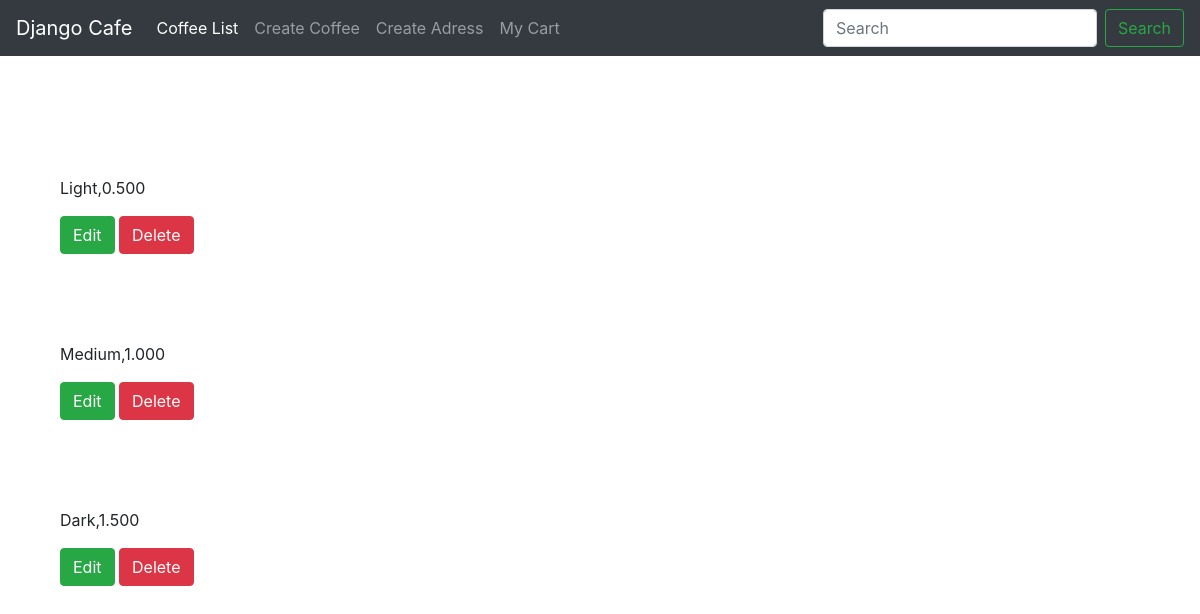
Page /coffee/roastlist/ on the committed database.
### coffee/models.py (models this page shows, shortened)
class Roast(models.Model):
	roast = models.CharField(max_length=20)
	price = models.DecimalField(max_digits=6, decimal_places=3)

### coffee/views.py (the view)
def roast_list(request):
	object_list = Roast.objects.all()
	context = {
	"object_list": object_list
	}
	return render(request, 'roast_list.html', context)

### coffee/templates/roast_list.html
{% extends "base.html" %}
{% block content %}
{% for object in object_list %}
	<div class="col-sm-6">
	<br><br><br>
				<p>{{object.roast}},{{object.price}}</p>
				<p>
				  <a href="{% url 'coffee:roastupdate' post_id=object.id %}" class="btn btn-success">Edit</a>
				  <a href="{% url 'coffee:roastdelete' post_id=object.id %}" class="btn btn-danger">Delete</a>
				</p>
			</div>
{% endfor %}
{% endblock content %}

### rows in the picture
Roast: roast "Light", price "0.500"
Roast: roast "Medium", price "1.000"
Roast: roast "Dark", price "1.500"
